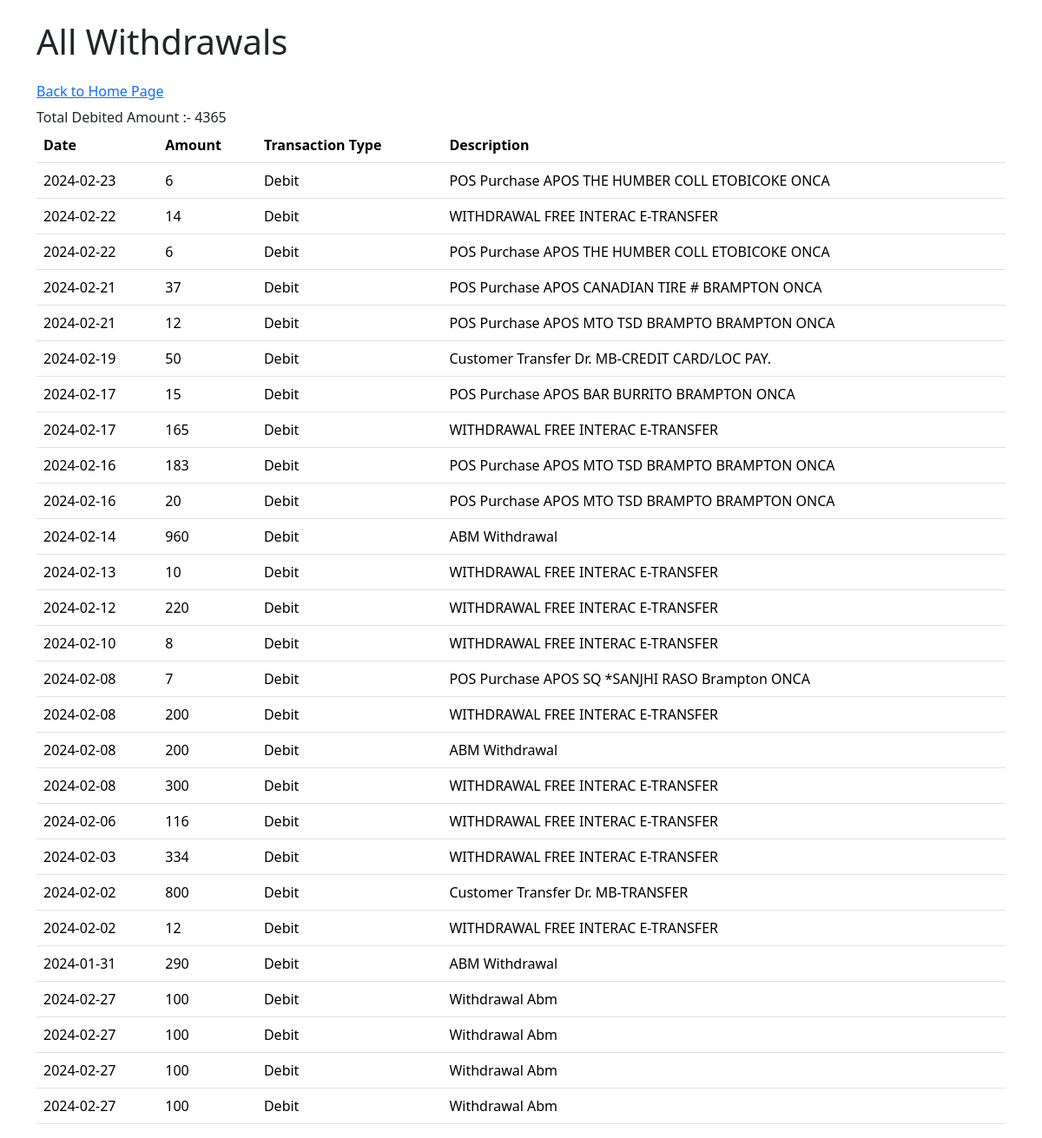
Screenshot of /withdrawals.php with the database file from the repository.
### tables this page shows
CREATE TABLE `transactions` (
  `transactionId` int(20) NOT NULL,
  `date` date NOT NULL,
  `amount` int(100) NOT NULL,
  `transactionType` varchar(200) NOT NULL,
  `transactionDescription` varchar(200) DEFAULT NULL,
  `userId` int(20) NOT NULL
);

### withdrawals.php (the view, shortened to what this page needs)
<?php
$host = "localhost";
$username = "root";
$password = "";
$dbname = "account";
$conn = mysqli_connect($host, $username, $password, $dbname);
$query = "SELECT date, amount, transactionType, transactionDescription FROM transactions WHERE userId = 1 AND amount<0";
$result = mysqli_query($conn,$query)
?>
<!DOCTYPE html>
<html lang="en">
<head>
    <link href="https://cdn.jsdelivr.net/npm/bootstrap@5.3.3/dist/css/bootstrap.min.css" rel="stylesheet">
</head>
<body>
    <div class="container mt-4">
        <h1 class="mb-4">All Withdrawals</h1>
        <h6><a href="index.php">Back to Home Page</a> </h6>
        <table class="table">
            <thead>
                <tr>
                    <th>Date</th>
                    <th>Amount</th>
                    <th>Transaction Type</th>
                    <th>Description</th>
                </tr>
            </thead>
            <tbody>
                <?php
                while ($transaction = $result->fetch_assoc()) {
                    echo "<tr>
                            <td>".$transaction['date']."</td>
                            <td>".abs($transaction['amount'])."</td>
                            <td> Debit </td>
                            <td>".$transaction['transactionType']." ".$transaction['transactionDescription']."</td>
                          </tr>";
                }
                ?>
            </tbody>
        </table>
    </div>
</body>
</html>

### rows the page displays
transactions: date "2024-02-23", amount "6", transactionType "POS Purchase", transactionDescription "APOS THE HUMBER COLL ETOBICOKE ONCA"
transactions: date "2024-02-22", amount "14", transactionType "WITHDRAWAL", transactionDescription "FREE INTERAC E-TRANSFER"
transactions: date "2024-02-22", amount "6", transactionType "POS Purchase", transactionDescription "APOS THE HUMBER COLL ETOBICOKE ONCA"
transactions: date "2024-02-21", amount "37", transactionType "POS Purchase", transactionDescription "APOS CANADIAN TIRE # BRAMPTON ONCA"
transactions: date "2024-02-21", amount "12", transactionType "POS Purchase", transactionDescription "APOS MTO TSD BRAMPTO BRAMPTON ONCA"
transactions: date "2024-02-19", amount "50", transactionType "Customer Transfer Dr.", transactionDescription "MB-CREDIT CARD/LOC PAY."
transactions: date "2024-02-17", amount "15", transactionType "POS Purchase", transactionDescription "APOS BAR BURRITO BRAMPTON ONCA"
transactions: date "2024-02-17", amount "165", transactionType "WITHDRAWAL", transactionDescription "FREE INTERAC E-TRANSFER"
transactions: date "2024-02-16", amount "183", transactionType "POS Purchase", transactionDescription "APOS MTO TSD BRAMPTO BRAMPTON ONCA"
transactions: date "2024-02-16", amount "20", transactionType "POS Purchase", transactionDescription "APOS MTO TSD BRAMPTO BRAMPTON ONCA"
transactions: date "2024-02-14", amount "960", transactionType "ABM Withdrawal"
transactions: date "2024-02-13", amount "10", transactionType "WITHDRAWAL", transactionDescription "FREE INTERAC E-TRANSFER"
transactions: date "2024-02-12", amount "220", transactionType "WITHDRAWAL", transactionDescription "FREE INTERAC E-TRANSFER"
transactions: date "2024-02-10", amount "8", transactionType "WITHDRAWAL", transactionDescription "FREE INTERAC E-TRANSFER"
transactions: date "2024-02-08", amount "7", transactionType "POS Purchase", transactionDescription "APOS SQ *SANJHI RASO Brampton ONCA"
transactions: date "2024-02-08", amount "200", transactionType "WITHDRAWAL", transactionDescription "FREE INTERAC E-TRANSFER"
transactions: date "2024-02-08", amount "200", transactionType "ABM Withdrawal"
transactions: date "2024-02-08", amount "300", transactionType "WITHDRAWAL", transactionDescription "FREE INTERAC E-TRANSFER"
transactions: date "2024-02-06", amount "116", transactionType "WITHDRAWAL", transactionDescription "FREE INTERAC E-TRANSFER"
transactions: date "2024-02-03", amount "334", transactionType "WITHDRAWAL", transactionDescription "FREE INTERAC E-TRANSFER"
transactions: date "2024-02-02", amount "800", transactionType "Customer Transfer Dr.", transactionDescription "MB-TRANSFER"
transactions: date "2024-02-02", amount "12", transactionType "WITHDRAWAL", transactionDescription "FREE INTERAC E-TRANSFER"
transactions: date "2024-01-31", amount "290", transactionType "ABM Withdrawal"
transactions: date "2024-02-27", amount "100", transactionType "Withdrawal", transactionDescription "Abm"
transactions: date "2024-02-27", amount "100", transactionType "Withdrawal", transactionDescription "Abm"
transactions: date "2024-02-27", amount "100", transactionType "Withdrawal", transactionDescription "Abm"
transactions: date "2024-02-27", amount "100", transactionType "Withdrawal", transactionDescription "Abm"
